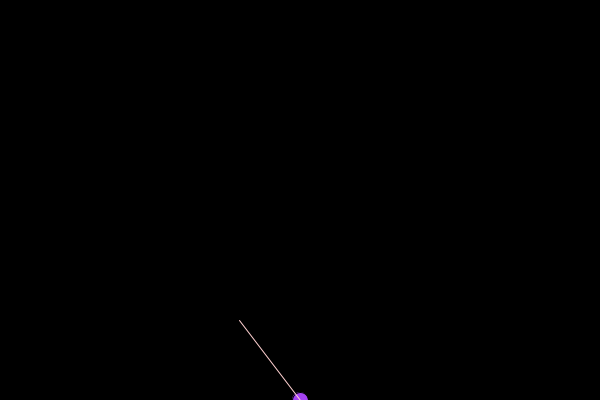
Frame 1 (no input)
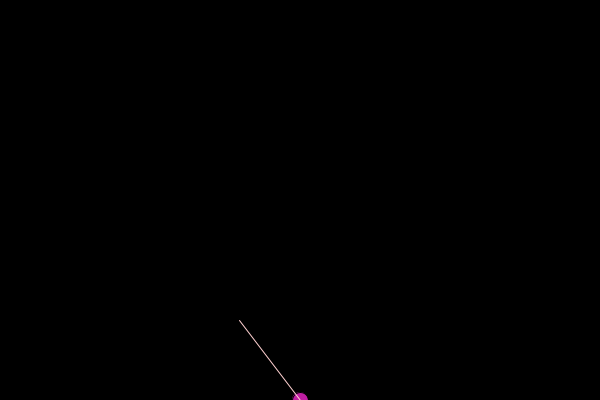
Frame 60 (the mouse pressed at the canvas centre just before this capture)
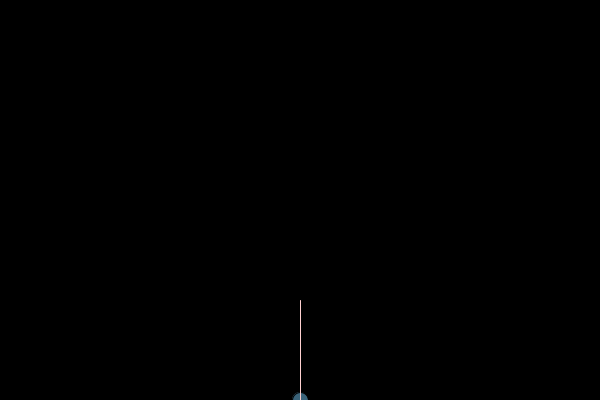
Frame 120 (the mouse held since frame 60 and released just before this capture)

The Processing sketch that drew these frames (run headless with seeded random() and noise(); from frame 60 on, the mouse is pressed at the canvas centre):

// Processing sketch: processing_186819
// ── processing_186819.pde

PVector centro;
PVector mouse;
PVector vel;
PVector pos;
PVector dir;
float dt=1/5.0;
boolean click;
boolean libre;

void setup(){
size(600,400);
  pos=new PVector(width/2,height);
  vel = new PVector(width/2,-height);
}
void draw(){
background(0);
direccion();
display();
if (click==true){ 
  update();
  }
  //se saca la direccion del ratón con respecto a la del centro y se resta y se normaliza
centro=new PVector(width/2,height);
 mouse=new PVector(mouseX, mouseY);
mouse.sub(centro);
mouse.normalize();
mouse.mult(100);

stroke(#FFD1D1);
translate(width/2,height);
line(0, 0, mouse.x,mouse.y);
}
//se recoge la dirección donde se ha hecho click
void direccion(){
if (libre==true){
vel=mouse;
libre=false;
}
}
void update(){  
pos.y +=vel.y*dt;
pos.x += vel.x*dt;
//si se sale de los límites de la ventana, vuelve a la pos inicial
if(pos.x>width || pos.x<0 || pos.y>height || pos.y<0){
click=false;
pos.x=width/2;
pos.y=height;}}

 
void display(){
  stroke(0);
  fill(random(255),random(255),random(255));
  ellipse(pos.x,pos.y,16,16);}
  
void mouseClicked(){
  click=true;
  libre=true;
 
} 
